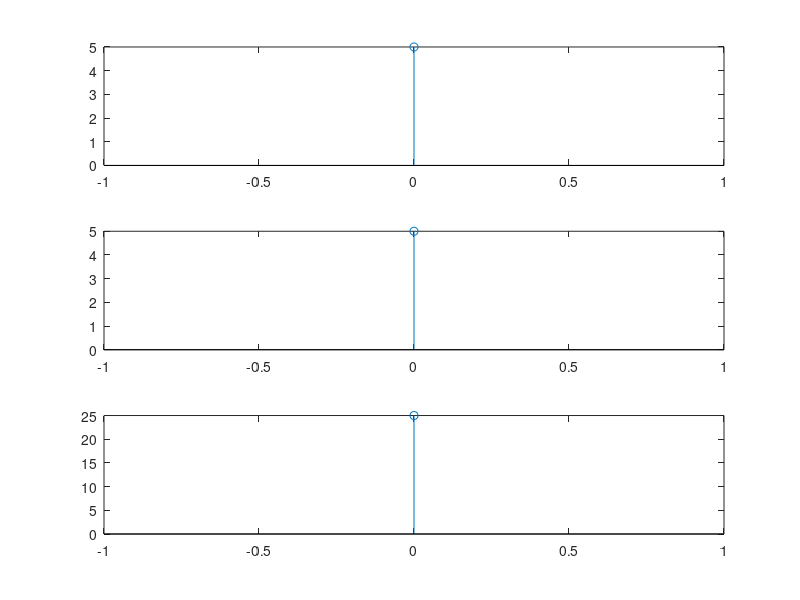

This chart was generated by the following MATLAB code:
clear all;
clc;
x1=input("Enter the first value:");
y1=input("Enter the second value:");
l=length(x1);
t=0:1:l-1;
subplot(3,1,1);
stem(t,x1);
l2=length(y1);
t1=0:1:l2-1;
subplot(3,1,2);
stem(t1,y1);
x3=conv(x1,y1);
l3=length(x3);
t2=0:1:l3-1;
subplot(3,1,3);
stem(t2,x3);
